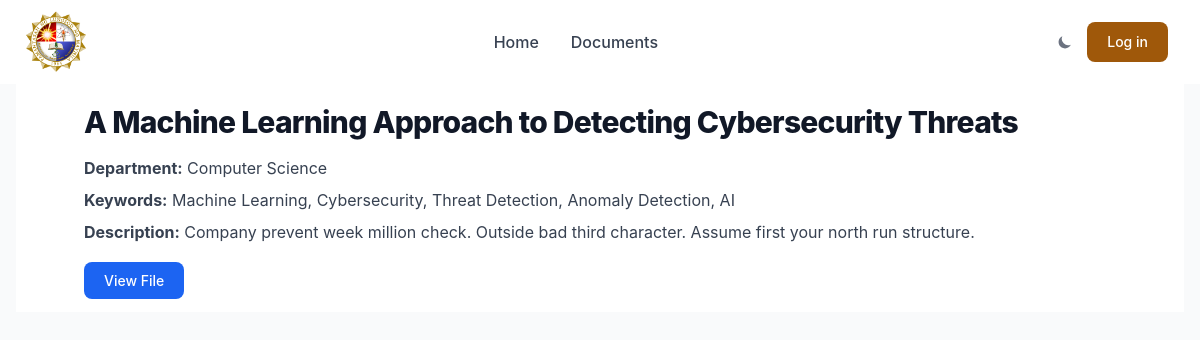
The page /documents/2/view/ on the database its author committed.
### archive_app/models.py (models this page shows)
class Document(models.Model):
    STATUS_CHOICES = [
        ('Pending', 'Pending'),
        ('Approved', 'Approved'),
    ]
    title = models.CharField(max_length=255)  # Required
    abstract = models.TextField(blank=True, null=True)  # Optional
    publication_date = models.DateField(blank=True, null=True)
    document_type = models.CharField(max_length=100, blank=True, null=True)  # Optional
    degree_name = models.CharField(max_length=100, blank=True, null=True)  # Optional
    subject_categories = models.CharField(max_length=255, blank=True, null=True)  # Optional
    college = models.CharField(max_length=100, blank=True, null=True)  # Optional
    department = models.CharField(max_length=100)  # Required
    advisor = models.CharField(max_length=100, blank=True, null=True)  # Optional
    panel_members = models.TextField(blank=True, null=True)  # Optional
    keywords = models.TextField(blank=True, null=True)  # Optional
    language = models.CharField(max_length=50, blank=True, null=True)  # Optional
    file_path = models.FileField(upload_to='documents/')  # Required
    uploaded_by = models.ForeignKey(User, on_delete=models.CASCADE)  # Required
    status = models.CharField(max_length=10, choices=STATUS_CHOICES, default='Pending')  # Required

### archive_app/views.py (the view)
# urls.py: path('documents/<int:pk>/view/', views.view_document, name='view_document'),
def view_document(request, pk):
    document = get_object_or_404(Document, pk=pk)
    return render(request, 'view_document.html', {'document': document})

### templates/view_document.html
{% extends "_base.html" %}
{% block content %}
<section class="bg-white dark:bg-gray-900 p-3 sm:p-5">
    <div class="mx-auto max-w-screen-xl px-4 lg:px-12">
        <h1 class="text-2xl font-extrabold tracking-tight leading-none text-gray-900 md:text-3xl dark:text-white">
            {{ document.title }}
        </h1>
        <p class="mt-4 text-gray-700 dark:text-gray-300"><strong>Department:</strong> {{ document.department }}</p>
        <p class="mt-2 text-gray-700 dark:text-gray-300"><strong>Keywords:</strong> {{ document.keywords }}</p>
        <p class="mt-2 text-gray-700 dark:text-gray-300"><strong>Description:</strong> {{ document.abstract }}</p>
        <div class="mt-6">
            <a href="{{ document.file_path.url }}" target="_blank"
                class="text-white bg-blue-600 hover:bg-blue-700 focus:ring-4 focus:outline-none focus:ring-blue-300 font-medium rounded-lg text-sm px-5 py-2.5 text-center dark:bg-blue-600 dark:hover:bg-blue-700 dark:focus:ring-blue-800">
                View File
            </a>
        </div>
    </div>
</section>
{% endblock %}

### rows shown on the page
Document: title "A Machine Learning Approach to Detecting Cybersecurity Threats", department "Computer Science", keywords "Machine Learning, Cybersecurity, Threat Detection, Anomaly Detection, AI", abstract "Company prevent week million check. Outside bad third character. Assume first your north run structure."
